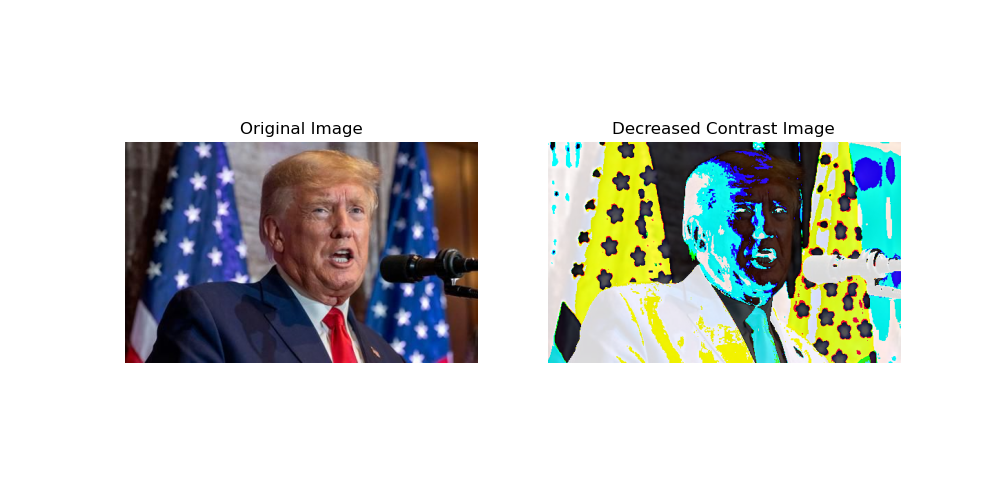
#> input picture output_old_0620/94_comparison.png, 1000 x 500 px, given in place of 96.jpeg, which was not available
$ jupyter execute 96.ipynb   (text cells are left out)
#> lines starting #> are read from the running program, lines starting #| are printed output that depends on the picture; pictures that were not available may be replaced by others from this repository, and a replacement may not be noted
[cell 1]
import cv2
import numpy as np
import matplotlib.pyplot as plt

# Load the image from the specified path
image_path = './data/96.jpeg'
image = cv2.imread(image_path)  # (0) Load the image
#> image is the input picture: shape (500, 1000, 3); mean B, G, R 209.3, 212.3, 209.4

# Convert the image from BGR to HSV color space
hsv_image = cv2.cvtColor(image, cv2.COLOR_BGR2HSV)  # (1) Convert to HSV
#> hsv_image: shape (500, 1000, 3); mean H, S, V 23.8, 41.2, 221.4

# Reduce the saturation by a factor
saturation_scale = 0.5  # (2) Define the saturation reduction factor
hsv_image[:, :, 1] = hsv_image[:, :, 1] * saturation_scale  # (3) Reduce saturation
#> hsv_image: shape (500, 1000, 3); mean H, S, V 23.8, 20.5, 221.4

# Convert the image back to BGR color space
desaturated_image = cv2.cvtColor(hsv_image, cv2.COLOR_HSV2BGR)  # (4) Convert back to BGR
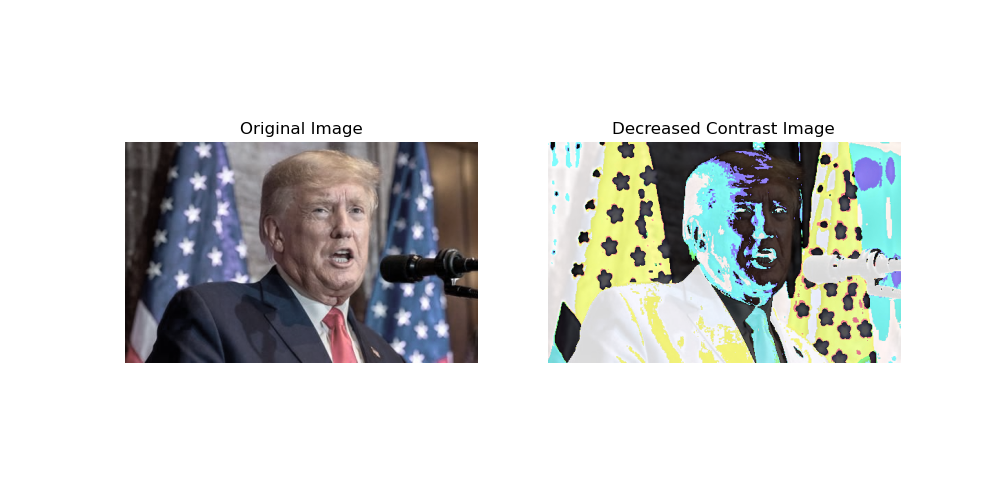
#> desaturated_image: shape (500, 1000, 3); mean B, G, R 215.3, 216.8, 215.3

# Save the desaturated image to the specified path
output_path = './output/96.png'
cv2.imwrite(output_path, desaturated_image)  # (5) Save the image

# Display the original and desaturated images for comparison
plt.figure(figsize=(10, 5))

# Display original image
plt.subplot(1, 2, 1)
plt.imshow(cv2.cvtColor(image, cv2.COLOR_BGR2RGB))
plt.title('Original Image')
plt.axis('off')

# Display desaturated image
plt.subplot(1, 2, 2)
plt.imshow(cv2.cvtColor(desaturated_image, cv2.COLOR_BGR2RGB))
plt.title('Desaturated Image')
plt.axis('off')

# Save the comparison figure
comparison_path = './output/96_comparison.png'
plt.savefig(comparison_path)  # (6) Save the comparison figure
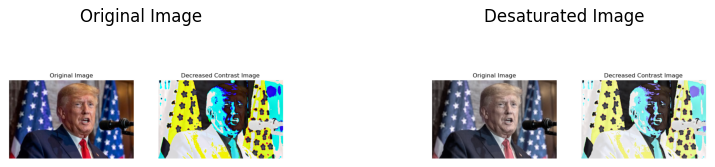
#> figure drawn by matplotlib, 2 panels
plt.close()  # (7) Close the plot to free up memory

$ run again, on output_old_0620/20.png
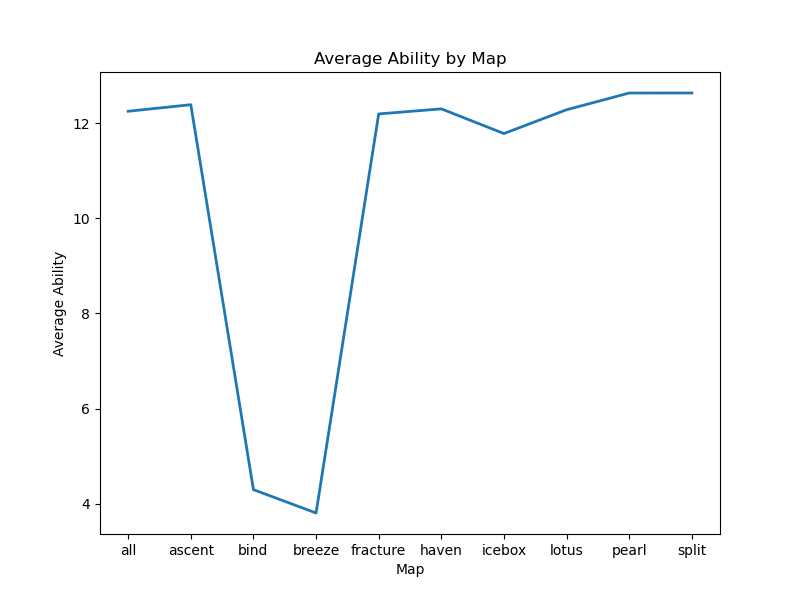
#> input picture output_old_0620/20.png, 800 x 600 px, given in place of 96.jpeg, which was not available
#> image is the input picture: shape (600, 800, 3); mean B, G, R 251.8, 251.4, 250.7
#> `plt.savefig(comparison_path)`:
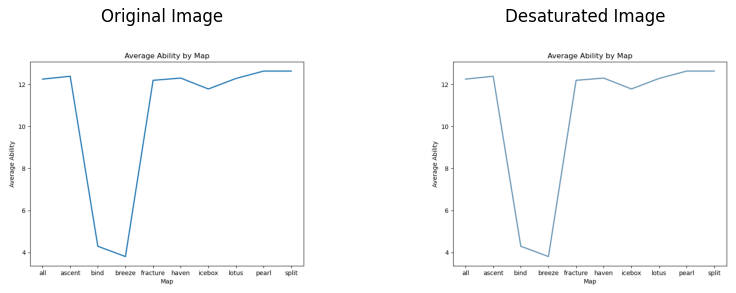
#> figure drawn by matplotlib, 2 panels
